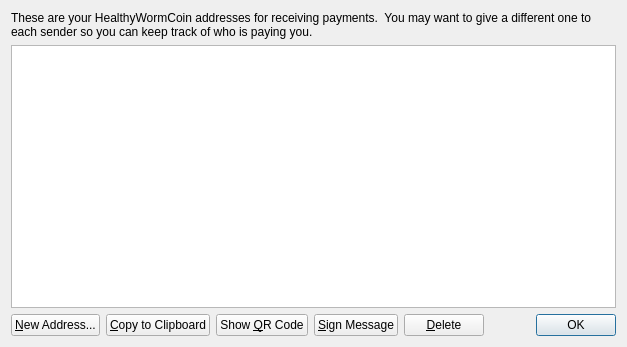
<?xml version="1.0" encoding="UTF-8"?>
<ui version="4.0">
 <class>AddressBookPage</class>
 <widget class="QWidget" name="AddressBookPage">
  <property name="geometry">
   <rect>
    <x>0</x>
    <y>0</y>
    <width>627</width>
    <height>347</height>
   </rect>
  </property>
  <property name="windowTitle">
   <string>Address Book</string>
  </property>
  <layout class="QVBoxLayout" name="verticalLayout">
   <item>
    <widget class="QLabel" name="labelExplanation">
     <property name="text">
      <string>These are your HealthyWormCoin addresses for receiving payments.  You may want to give a different one to each sender so you can keep track of who is paying you.</string>
     </property>
     <property name="textFormat">
      <enum>Qt::AutoText</enum>
     </property>
     <property name="wordWrap">
      <bool>true</bool>
     </property>
    </widget>
   </item>
   <item>
    <widget class="QTableView" name="tableView">
     <property name="toolTip">
      <string>Double-click to edit address or label</string>
     </property>
     <property name="alternatingRowColors">
      <bool>true</bool>
     </property>
     <property name="selectionMode">
      <enum>QAbstractItemView::SingleSelection</enum>
     </property>
     <property name="selectionBehavior">
      <enum>QAbstractItemView::SelectRows</enum>
     </property>
     <property name="sortingEnabled">
      <bool>true</bool>
     </property>
     <attribute name="verticalHeaderVisible">
      <bool>false</bool>
     </attribute>
    </widget>
   </item>
   <item>
    <layout class="QHBoxLayout" name="horizontalLayout">
     <item>
      <widget class="QPushButton" name="newAddressButton">
       <property name="toolTip">
        <string>Create a new address</string>
       </property>
       <property name="text">
        <string>&amp;New Address...</string>
       </property>
       <property name="icon">
        <iconset resource="../bitcoin.qrc">
         <normaloff>:/icons/add</normaloff>:/icons/add</iconset>
       </property>
      </widget>
     </item>
     <item>
      <widget class="QPushButton" name="copyToClipboard">
       <property name="toolTip">
        <string>Copy the currently selected address to the system clipboard</string>
       </property>
       <property name="text">
        <string>&amp;Copy to Clipboard</string>
       </property>
       <property name="icon">
        <iconset resource="../bitcoin.qrc">
         <normaloff>:/icons/editcopy</normaloff>:/icons/editcopy</iconset>
       </property>
      </widget>
     </item>
     <item>
      <widget class="QPushButton" name="showQRCode">
       <property name="text">
        <string>Show &amp;QR Code</string>
       </property>
       <property name="icon">
        <iconset resource="../bitcoin.qrc">
         <normaloff>:/images/qrcode</normaloff>:/images/qrcode</iconset>
       </property>
      </widget>
     </item>
     <item>
      <widget class="QPushButton" name="signMessage">
       <property name="toolTip">
        <string>Sign a message to prove you own this address</string>
       </property>
       <property name="text">
        <string>&amp;Sign Message</string>
       </property>
       <property name="icon">
        <iconset resource="../bitcoin.qrc">
         <normaloff>:/icons/edit</normaloff>:/icons/edit</iconset>
       </property>
      </widget>
     </item>
     <item>
      <widget class="QPushButton" name="deleteButton">
       <property name="toolTip">
        <string>Delete the currently selected address from the list. Only sending addresses can be deleted.</string>
       </property>
       <property name="text">
        <string>&amp;Delete</string>
       </property>
       <property name="icon">
        <iconset resource="../bitcoin.qrc">
         <normaloff>:/icons/remove</normaloff>:/icons/remove</iconset>
       </property>
      </widget>
     </item>
     <item>
      <spacer name="horizontalSpacer">
       <property name="orientation">
        <enum>Qt::Horizontal</enum>
       </property>
       <property name="sizeHint" stdset="0">
        <size>
         <width>40</width>
         <height>20</height>
        </size>
       </property>
      </spacer>
     </item>
     <item>
      <widget class="QDialogButtonBox" name="buttonBox">
       <property name="sizePolicy">
        <sizepolicy hsizetype="Maximum" vsizetype="Fixed">
         <horstretch>0</horstretch>
         <verstretch>0</verstretch>
        </sizepolicy>
       </property>
       <property name="standardButtons">
        <set>QDialogButtonBox::Ok</set>
       </property>
      </widget>
     </item>
    </layout>
   </item>
  </layout>
 </widget>
 <resources>
  <include location="../bitcoin.qrc"/>
 </resources>
 <connections/>
</ui>
